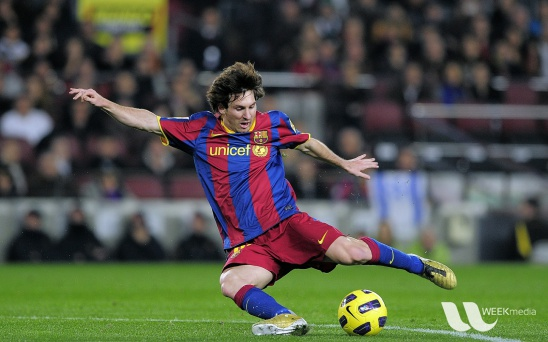
#> input picture OPENCV/messi5.jpg, 548 x 342 px
$ python CannyEdgeDetector.py   (older library calls are emulated)
#> lines starting #> are read from the running program, lines starting #| are printed output that depends on the picture; after the words box and inside, x2 and y2 are one past the last pixel; in counts of white or black regions, pixels touching at a corner belong together
'''
import cv2
import numpy as np
from matplotlib import pyplot as plt

img = cv2.imread("lena.jpg")
img = cv2.cvtColor(img, cv2.COLOR_BGR2RGB)  # matplotlib uses rgb format
canny = cv2.Canny(img, 100, 200)

titles = ['image', 'canny']
images = [img, canny]
for i in range(2):
    plt.subplot(1, 2, i+1), plt.imshow(images[i], 'gray')
    plt.title(titles[i])
    plt.xticks([]), plt.yticks([])

plt.show()


'''


import cv2
import numpy as np
from matplotlib import pyplot as plt

img = cv2.imread("messi5.jpg", cv2.IMREAD_GRAYSCALE)
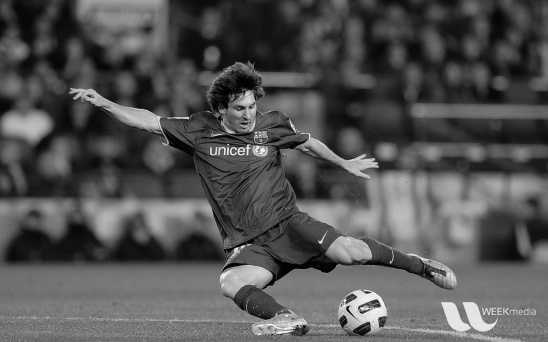
#> img: shape (342, 548); min 0, max 253, mean 83.3
lap = cv2.Laplacian(img, cv2.CV_64F, ksize=3)
lap = np.uint8(np.absolute(lap))
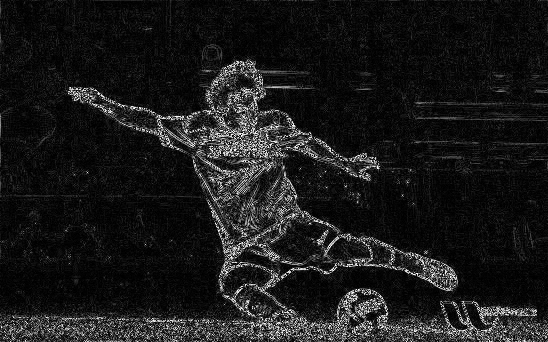
#> lap: shape (342, 548); min 0, max 254, mean 25.7
sobelX = cv2.Sobel(img, cv2.CV_64F, 1, 0)
sobelY = cv2.Sobel(img, cv2.CV_64F, 0, 1)
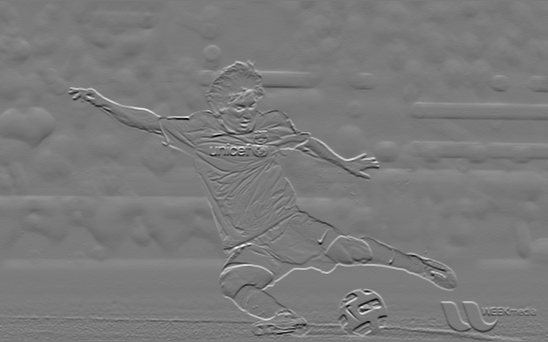
#> sobelY: shape (342, 548) float64; min -796, max 855, mean 1.3; drawn with min black and max white
edges = cv2.Canny(img, 100, 200)  # 100 is threshold1 , 200 is threshold2
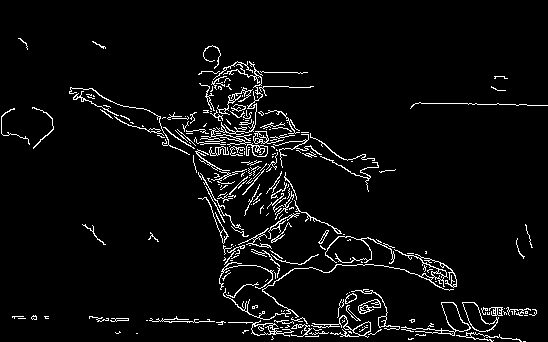
#> edges: shape (342, 548); 4.7% white in thin lines or dots, all inside (x1, y1, x2, y2) = (1, 38, 548, 342)

sobelX = np.uint8(np.absolute(sobelX))
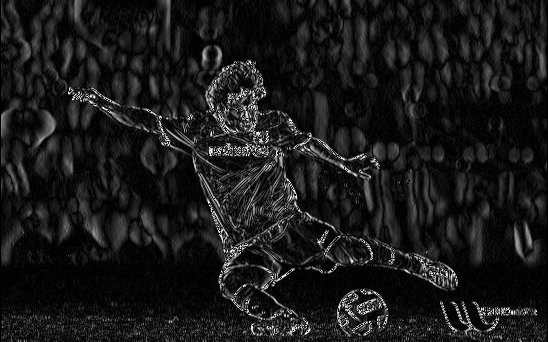
#> sobelX: shape (342, 548); min 0, max 255, mean 25.6
sobelY = np.uint8(np.absolute(sobelY))
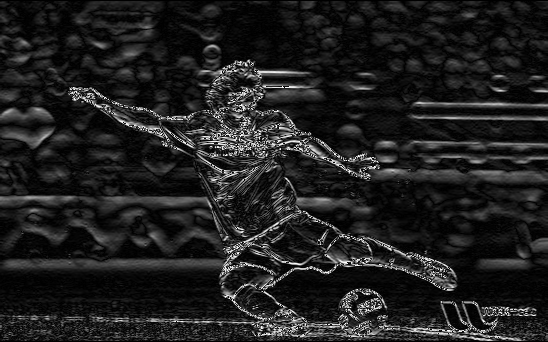
#> sobelY: shape (342, 548); min 0, max 255, mean 31.6

sobelCombined = cv2.bitwise_or(sobelX, sobelY)
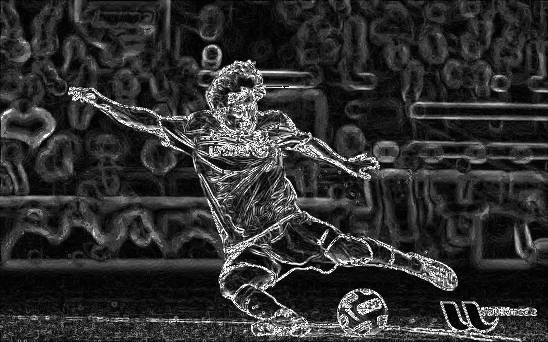
#> sobelCombined: shape (342, 548); min 0, max 255, mean 47.6

titles = ['image', 'Laplacian', 'sobelX', 'sobelY', 'sobelCombined', 'Canny']
images = [img, lap, sobelX, sobelY, sobelCombined, edges]
for i in range(6):
    plt.subplot(2, 3, i+1), plt.imshow(images[i], 'gray')
    plt.title(titles[i])
    plt.xticks([]), plt.yticks([])

plt.show()

$ run again, with OPENCV/BritishActors.jpg copied over OPENCV/messi5.jpg
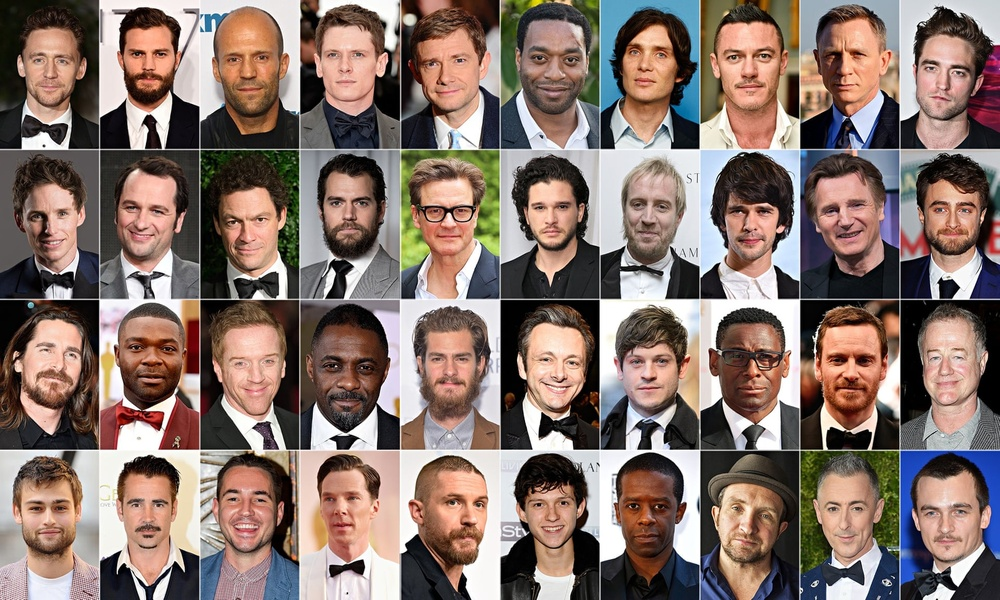
#> input picture OPENCV/BritishActors.jpg, 1000 x 600 px, shrunk from 1920 x 1152 before the run
#> `edges = cv2.Canny(img, 100, 200)`:
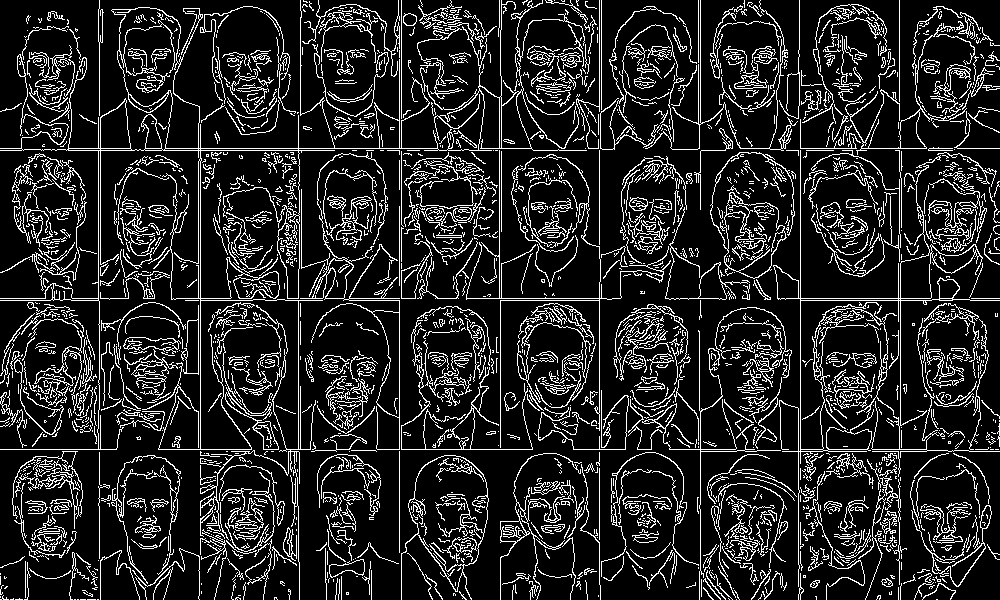
#> edges: shape (600, 1000); 14.5% white in thin lines or dots
#> `sobelCombined = cv2.bitwise_or(sobelX, sobelY)`:
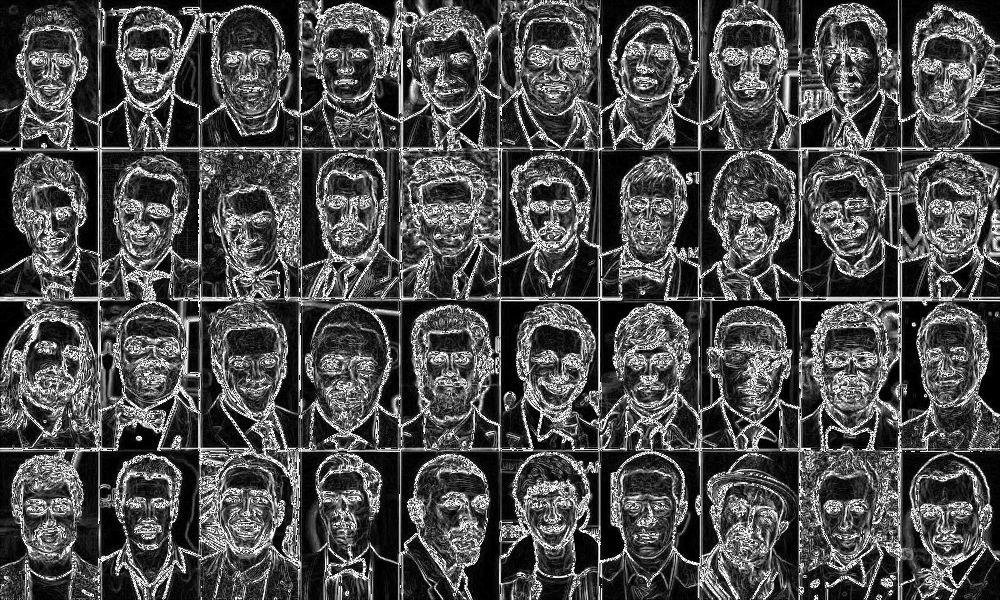
#> sobelCombined: shape (600, 1000); min 0, max 255, mean 76.5

$ run again, with OPENCV/apple.jpg copied over OPENCV/messi5.jpg
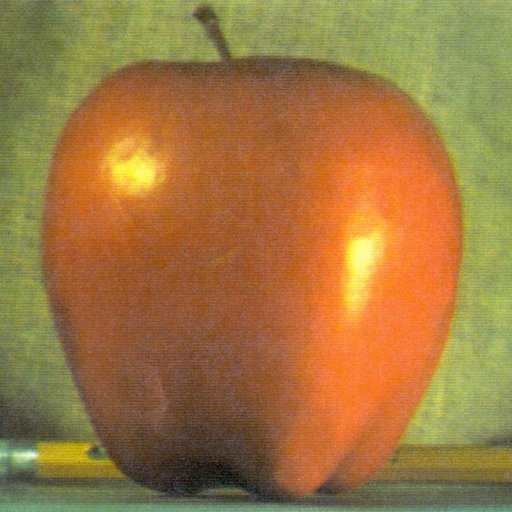
#> input picture OPENCV/apple.jpg, 512 x 512 px
#> `edges = cv2.Canny(img, 100, 200)`:
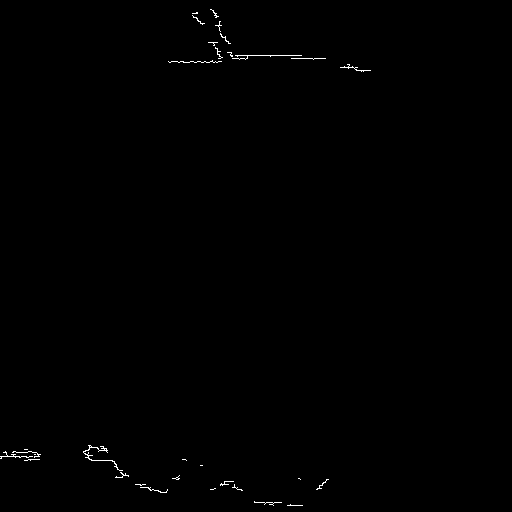
#> edges: shape (512, 512); 0.31% white in thin lines or dots, all inside (x1, y1, x2, y2) = (0, 9, 371, 506)
#> `sobelCombined = cv2.bitwise_or(sobelX, sobelY)`:
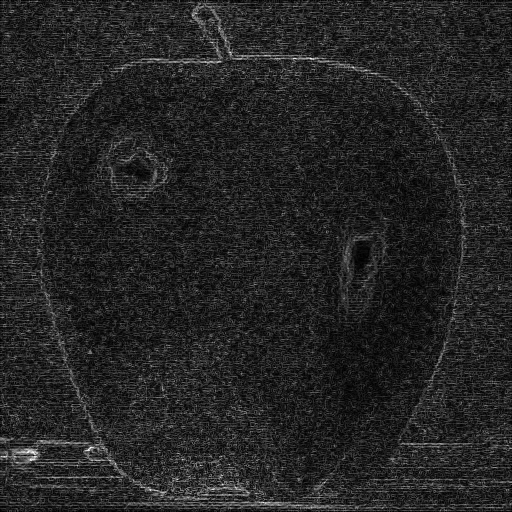
#> sobelCombined: shape (512, 512); min 0, max 254, mean 36.2
